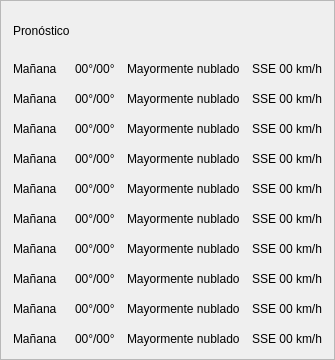
           <widget class="QFrame" name="frame_forecast">
            <property name="sizePolicy">
             <sizepolicy hsizetype="Fixed" vsizetype="Fixed">
              <horstretch>0</horstretch>
              <verstretch>0</verstretch>
             </sizepolicy>
            </property>
            <property name="minimumSize">
             <size>
              <width>335</width>
              <height>360</height>
             </size>
            </property>
            <property name="maximumSize">
             <size>
              <width>335</width>
              <height>360</height>
             </size>
            </property>
            <property name="frameShape">
             <enum>QFrame::StyledPanel</enum>
            </property>
            <property name="frameShadow">
             <enum>QFrame::Raised</enum>
            </property>
            <layout class="QGridLayout" name="gridLayout_7">
             <property name="leftMargin">
              <number>10</number>
             </property>
             <property name="topMargin">
              <number>10</number>
             </property>
             <property name="rightMargin">
              <number>10</number>
             </property>
             <property name="bottomMargin">
              <number>10</number>
             </property>
             <property name="spacing">
              <number>10</number>
             </property>
             <item row="1" column="2">
              <widget class="QLabel" name="state_day1">
               <property name="sizePolicy">
                <sizepolicy hsizetype="Fixed" vsizetype="Fixed">
                 <horstretch>0</horstretch>
                 <verstretch>0</verstretch>
                </sizepolicy>
               </property>
               <property name="minimumSize">
                <size>
                 <width>100</width>
                 <height>20</height>
                </size>
               </property>
               <property name="text">
                <string>Mayormente nublado</string>
               </property>
              </widget>
             </item>
             <item row="5" column="2">
              <widget class="QLabel" name="state_day5">
               <property name="sizePolicy">
                <sizepolicy hsizetype="Fixed" vsizetype="Fixed">
                 <horstretch>0</horstretch>
                 <verstretch>0</verstretch>
                </sizepolicy>
               </property>
               <property name="minimumSize">
                <size>
                 <width>100</width>
                 <height>20</height>
                </size>
               </property>
               <property name="text">
                <string>Mayormente nublado</string>
               </property>
              </widget>
             </item>
             <item row="6" column="2">
              <widget class="QLabel" name="state_day6">
               <property name="sizePolicy">
                <sizepolicy hsizetype="Fixed" vsizetype="Fixed">
                 <horstretch>0</horstretch>
                 <verstretch>0</verstretch>
                </sizepolicy>
               </property>
               <property name="minimumSize">
                <size>
                 <width>100</width>
                 <height>20</height>
                </size>
               </property>
               <property name="text">
                <string>Mayormente nublado</string>
               </property>
              </widget>
             </item>
             <item row="8" column="1">
              <widget class="QLabel" name="maxmin_day8">
               <property name="sizePolicy">
                <sizepolicy hsizetype="Fixed" vsizetype="Fixed">
                 <horstretch>0</horstretch>
                 <verstretch>0</verstretch>
                </sizepolicy>
               </property>
               <property name="minimumSize">
                <size>
                 <width>35</width>
                 <height>20</height>
                </size>
               </property>
               <property name="text">
                <string>00°/00°</string>
               </property>
              </widget>
             </item>
             <item row="6" column="1">
              <widget class="QLabel" name="maxmin_day6">
               <property name="sizePolicy">
                <sizepolicy hsizetype="Fixed" vsizetype="Fixed">
                 <horstretch>0</horstretch>
                 <verstretch>0</verstretch>
                </sizepolicy>
               </property>
               <property name="minimumSize">
                <size>
                 <width>35</width>
                 <height>20</height>
                </size>
               </property>
               <property name="text">
                <string>00°/00°</string>
               </property>
              </widget>
             </item>
             <item row="7" column="1">
              <widget class="QLabel" name="maxmin_day7">
               <property name="sizePolicy">
                <sizepolicy hsizetype="Fixed" vsizetype="Fixed">
                 <horstretch>0</horstretch>
                 <verstretch>0</verstretch>
                </sizepolicy>
               </property>
               <property name="minimumSize">
                <size>
                 <width>35</width>
                 <height>20</height>
                </size>
               </property>
               <property name="text">
                <string>00°/00°</string>
               </property>
              </widget>
             </item>
             <item row="9" column="1">
              <widget class="QLabel" name="maxmin_day9">
               <property name="sizePolicy">
                <sizepolicy hsizetype="Fixed" vsizetype="Fixed">
                 <horstretch>0</horstretch>
                 <verstretch>0</verstretch>
                </sizepolicy>
               </property>
               <property name="minimumSize">
                <size>
                 <width>35</width>
                 <height>20</height>
                </size>
               </property>
               <property name="text">
                <string>00°/00°</string>
               </property>
              </widget>
             </item>
             <item row="4" column="1">
              <widget class="QLabel" name="maxmin_day4">
               <property name="sizePolicy">
                <sizepolicy hsizetype="Fixed" vsizetype="Fixed">
                 <horstretch>0</horstretch>
                 <verstretch>0</verstretch>
                </sizepolicy>
               </property>
               <property name="minimumSize">
                <size>
                 <width>35</width>
                 <height>20</height>
                </size>
               </property>
               <property name="text">
                <string>00°/00°</string>
               </property>
              </widget>
             </item>
             <item row="5" column="1">
              <widget class="QLabel" name="maxmin_day5">
               <property name="sizePolicy">
                <sizepolicy hsizetype="Fixed" vsizetype="Fixed">
                 <horstretch>0</horstretch>
                 <verstretch>0</verstretch>
                </sizepolicy>
               </property>
               <property name="minimumSize">
                <size>
                 <width>35</width>
                 <height>20</height>
                </size>
               </property>
               <property name="text">
                <string>00°/00°</string>
               </property>
              </widget>
             </item>
             <item row="8" column="2">
              <widget class="QLabel" name="state_day8">
               <property name="sizePolicy">
                <sizepolicy hsizetype="Fixed" vsizetype="Fixed">
                 <horstretch>0</horstretch>
                 <verstretch>0</verstretch>
                </sizepolicy>
               </property>
               <property name="minimumSize">
                <size>
                 <width>100</width>
                 <height>20</height>
                </size>
               </property>
               <property name="text">
                <string>Mayormente nublado</string>
               </property>
              </widget>
             </item>
             <item row="4" column="2">
              <widget class="QLabel" name="state_day4">
               <property name="sizePolicy">
                <sizepolicy hsizetype="Fixed" vsizetype="Fixed">
                 <horstretch>0</horstretch>
                 <verstretch>0</verstretch>
                </sizepolicy>
               </property>
               <property name="minimumSize">
                <size>
                 <width>100</width>
                 <height>20</height>
                </size>
               </property>
               <property name="text">
                <string>Mayormente nublado</string>
               </property>
              </widget>
             </item>
             <item row="7" column="2">
              <widget class="QLabel" name="state_day7">
               <property name="sizePolicy">
                <sizepolicy hsizetype="Fixed" vsizetype="Fixed">
                 <horstretch>0</horstretch>
                 <verstretch>0</verstretch>
                </sizepolicy>
               </property>
               <property name="minimumSize">
                <size>
                 <width>100</width>
                 <height>20</height>
                </size>
               </property>
               <property name="text">
                <string>Mayormente nublado</string>
               </property>
              </widget>
             </item>
             <item row="3" column="2">
              <widget class="QLabel" name="state_day3">
               <property name="sizePolicy">
                <sizepolicy hsizetype="Fixed" vsizetype="Fixed">
                 <horstretch>0</horstretch>
                 <verstretch>0</verstretch>
                </sizepolicy>
               </property>
               <property name="minimumSize">
                <size>
                 <width>100</width>
                 <height>20</height>
                </size>
               </property>
               <property name="text">
                <string>Mayormente nublado</string>
               </property>
              </widget>
             </item>
             <item row="9" column="2">
              <widget class="QLabel" name="state_day9">
               <property name="sizePolicy">
                <sizepolicy hsizetype="Fixed" vsizetype="Fixed">
                 <horstretch>0</horstretch>
                 <verstretch>0</verstretch>
                </sizepolicy>
               </property>
               <property name="minimumSize">
                <size>
                 <width>100</width>
                 <height>20</height>
                </size>
               </property>
               <property name="text">
                <string>Mayormente nublado</string>
               </property>
              </widget>
             </item>
             <item row="2" column="2">
              <widget class="QLabel" name="state_day2">
               <property name="sizePolicy">
                <sizepolicy hsizetype="Fixed" vsizetype="Fixed">
                 <horstretch>0</horstretch>
                 <verstretch>0</verstretch>
                </sizepolicy>
               </property>
               <property name="minimumSize">
                <size>
                 <width>100</width>
                 <height>20</height>
                </size>
               </property>
               <property name="text">
                <string>Mayormente nublado</string>
               </property>
              </widget>
             </item>
             <item row="8" column="0">
              <widget class="QLabel" name="label_day8">
               <property name="sizePolicy">
                <sizepolicy hsizetype="Fixed" vsizetype="Fixed">
                 <horstretch>0</horstretch>
                 <verstretch>0</verstretch>
                </sizepolicy>
               </property>
               <property name="minimumSize">
                <size>
                 <width>50</width>
                 <height>20</height>
                </size>
               </property>
               <property name="text">
                <string>Mañana</string>
               </property>
              </widget>
             </item>
             <item row="5" column="0">
              <widget class="QLabel" name="label_day5">
               <property name="sizePolicy">
                <sizepolicy hsizetype="Fixed" vsizetype="Fixed">
                 <horstretch>0</horstretch>
                 <verstretch>0</verstretch>
                </sizepolicy>
               </property>
               <property name="minimumSize">
                <size>
                 <width>50</width>
                 <height>20</height>
                </size>
               </property>
               <property name="text">
                <string>Mañana</string>
               </property>
              </widget>
             </item>
             <item row="6" column="0">
              <widget class="QLabel" name="label_day6">
               <property name="sizePolicy">
                <sizepolicy hsizetype="Fixed" vsizetype="Fixed">
                 <horstretch>0</horstretch>
                 <verstretch>0</verstretch>
                </sizepolicy>
               </property>
               <property name="minimumSize">
                <size>
                 <width>50</width>
                 <height>20</height>
                </size>
               </property>
               <property name="text">
                <string>Mañana</string>
               </property>
              </widget>
             </item>
             <item row="10" column="0">
              <widget class="QLabel" name="label_day10">
               <property name="sizePolicy">
                <sizepolicy hsizetype="Fixed" vsizetype="Fixed">
                 <horstretch>0</horstretch>
                 <verstretch>0</verstretch>
                </sizepolicy>
               </property>
               <property name="minimumSize">
                <size>
                 <width>50</width>
                 <height>20</height>
                </size>
               </property>
               <property name="text">
                <string>Mañana</string>
               </property>
              </widget>
             </item>
             <item row="7" column="0">
              <widget class="QLabel" name="label_day7">
               <property name="sizePolicy">
                <sizepolicy hsizetype="Fixed" vsizetype="Fixed">
                 <horstretch>0</horstretch>
                 <verstretch>0</verstretch>
                </sizepolicy>
               </property>
               <property name="minimumSize">
                <size>
                 <width>50</width>
                 <height>20</height>
                </size>
               </property>
               <property name="text">
                <string>Mañana</string>
               </property>
              </widget>
             </item>
             <item row="9" column="0">
              <widget class="QLabel" name="label_day9">
               <property name="sizePolicy">
                <sizepolicy hsizetype="Fixed" vsizetype="Fixed">
                 <horstretch>0</horstretch>
                 <verstretch>0</verstretch>
                </sizepolicy>
               </property>
               <property name="minimumSize">
                <size>
                 <width>50</width>
                 <height>20</height>
                </size>
               </property>
               <property name="text">
                <string>Mañana</string>
               </property>
              </widget>
             </item>
             <item row="10" column="1">
              <widget class="QLabel" name="maxmin_day10">
               <property name="sizePolicy">
                <sizepolicy hsizetype="Fixed" vsizetype="Fixed">
                 <horstretch>0</horstretch>
                 <verstretch>0</verstretch>
                </sizepolicy>
               </property>
               <property name="minimumSize">
                <size>
                 <width>35</width>
                 <height>20</height>
                </size>
               </property>
               <property name="text">
                <string>00°/00°</string>
               </property>
              </widget>
             </item>
             <item row="2" column="1">
              <widget class="QLabel" name="maxmin_day2">
               <property name="sizePolicy">
                <sizepolicy hsizetype="Fixed" vsizetype="Fixed">
                 <horstretch>0</horstretch>
                 <verstretch>0</verstretch>
                </sizepolicy>
               </property>
               <property name="minimumSize">
                <size>
                 <width>35</width>
                 <height>20</height>
                </size>
               </property>
               <property name="text">
                <string>00°/00°</string>
               </property>
              </widget>
             </item>
             <item row="3" column="1">
              <widget class="QLabel" name="maxmin_day3">
               <property name="sizePolicy">
                <sizepolicy hsizetype="Fixed" vsizetype="Fixed">
                 <horstretch>0</horstretch>
                 <verstretch>0</verstretch>
                </sizepolicy>
               </property>
               <property name="minimumSize">
                <size>
                 <width>35</width>
                 <height>20</height>
                </size>
               </property>
               <property name="text">
                <string>00°/00°</string>
               </property>
              </widget>
             </item>
             <item row="1" column="0">
              <widget class="QLabel" name="label_day1">
               <property name="sizePolicy">
                <sizepolicy hsizetype="Fixed" vsizetype="Fixed">
                 <horstretch>0</horstretch>
                 <verstretch>0</verstretch>
                </sizepolicy>
               </property>
               <property name="minimumSize">
                <size>
                 <width>50</width>
                 <height>20</height>
                </size>
               </property>
               <property name="text">
                <string>Mañana</string>
               </property>
              </widget>
             </item>
             <item row="2" column="0">
              <widget class="QLabel" name="label_day2">
               <property name="sizePolicy">
                <sizepolicy hsizetype="Fixed" vsizetype="Fixed">
                 <horstretch>0</horstretch>
                 <verstretch>0</verstretch>
                </sizepolicy>
               </property>
               <property name="minimumSize">
                <size>
                 <width>50</width>
                 <height>20</height>
                </size>
               </property>
               <property name="text">
                <string>Mañana</string>
               </property>
              </widget>
             </item>
             <item row="3" column="0">
              <widget class="QLabel" name="label_day3">
               <property name="sizePolicy">
                <sizepolicy hsizetype="Fixed" vsizetype="Fixed">
                 <horstretch>0</horstretch>
                 <verstretch>0</verstretch>
                </sizepolicy>
               </property>
               <property name="minimumSize">
                <size>
                 <width>50</width>
                 <height>20</height>
                </size>
               </property>
               <property name="text">
                <string>Mañana</string>
               </property>
              </widget>
             </item>
             <item row="4" column="0">
              <widget class="QLabel" name="label_day4">
               <property name="sizePolicy">
                <sizepolicy hsizetype="Fixed" vsizetype="Fixed">
                 <horstretch>0</horstretch>
                 <verstretch>0</verstretch>
                </sizepolicy>
               </property>
               <property name="minimumSize">
                <size>
                 <width>50</width>
                 <height>20</height>
                </size>
               </property>
               <property name="text">
                <string>Mañana</string>
               </property>
              </widget>
             </item>
             <item row="1" column="1">
              <widget class="QLabel" name="maxmin_day1">
               <property name="sizePolicy">
                <sizepolicy hsizetype="Fixed" vsizetype="Fixed">
                 <horstretch>0</horstretch>
                 <verstretch>0</verstretch>
                </sizepolicy>
               </property>
               <property name="minimumSize">
                <size>
                 <width>35</width>
                 <height>20</height>
                </size>
               </property>
               <property name="text">
                <string>00°/00°</string>
               </property>
              </widget>
             </item>
             <item row="10" column="2">
              <widget class="QLabel" name="state_day10">
               <property name="sizePolicy">
                <sizepolicy hsizetype="Fixed" vsizetype="Fixed">
                 <horstretch>0</horstretch>
                 <verstretch>0</verstretch>
                </sizepolicy>
               </property>
               <property name="minimumSize">
                <size>
                 <width>100</width>
                 <height>20</height>
                </size>
               </property>
               <property name="text">
                <string>Mayormente nublado</string>
               </property>
              </widget>
             </item>
             <item row="1" column="3">
              <widget class="QLabel" name="wind_day1">
               <property name="sizePolicy">
                <sizepolicy hsizetype="Fixed" vsizetype="Fixed">
                 <horstretch>0</horstretch>
                 <verstretch>0</verstretch>
                </sizepolicy>
               </property>
               <property name="minimumSize">
                <size>
                 <width>60</width>
                 <height>20</height>
                </size>
               </property>
               <property name="text">
                <string>SSE 00 km/h</string>
               </property>
              </widget>
             </item>
             <item row="2" column="3">
              <widget class="QLabel" name="wind_day2">
               <property name="sizePolicy">
                <sizepolicy hsizetype="Fixed" vsizetype="Fixed">
                 <horstretch>0</horstretch>
                 <verstretch>0</verstretch>
                </sizepolicy>
               </property>
               <property name="minimumSize">
                <size>
                 <width>60</width>
                 <height>20</height>
                </size>
               </property>
               <property name="text">
                <string>SSE 00 km/h</string>
               </property>
              </widget>
             </item>
             <item row="3" column="3">
              <widget class="QLabel" name="wind_day3">
               <property name="sizePolicy">
                <sizepolicy hsizetype="Fixed" vsizetype="Fixed">
                 <horstretch>0</horstretch>
                 <verstretch>0</verstretch>
                </sizepolicy>
               </property>
               <property name="minimumSize">
                <size>
                 <width>60</width>
                 <height>20</height>
                </size>
               </property>
               <property name="text">
                <string>SSE 00 km/h</string>
               </property>
              </widget>
             </item>
             <item row="4" column="3">
              <widget class="QLabel" name="wind_day4">
               <property name="sizePolicy">
                <sizepolicy hsizetype="Fixed" vsizetype="Fixed">
                 <horstretch>0</horstretch>
                 <verstretch>0</verstretch>
                </sizepolicy>
               </property>
               <property name="minimumSize">
                <size>
                 <width>60</width>
                 <height>20</height>
                </size>
               </property>
               <property name="text">
                <string>SSE 00 km/h</string>
               </property>
              </widget>
             </item>
             <item row="5" column="3">
              <widget class="QLabel" name="wind_day5">
               <property name="sizePolicy">
                <sizepolicy hsizetype="Fixed" vsizetype="Fixed">
                 <horstretch>0</horstretch>
                 <verstretch>0</verstretch>
                </sizepolicy>
               </property>
               <property name="minimumSize">
                <size>
                 <width>60</width>
                 <height>20</height>
                </size>
               </property>
               <property name="text">
                <string>SSE 00 km/h</string>
               </property>
              </widget>
             </item>
             <item row="6" column="3">
              <widget class="QLabel" name="wind_day6">
               <property name="sizePolicy">
                <sizepolicy hsizetype="Fixed" vsizetype="Fixed">
                 <horstretch>0</horstretch>
                 <verstretch>0</verstretch>
                </sizepolicy>
               </property>
               <property name="minimumSize">
                <size>
                 <width>60</width>
                 <height>20</height>
                </size>
               </property>
               <property name="text">
                <string>SSE 00 km/h</string>
               </property>
              </widget>
             </item>
             <item row="7" column="3">
              <widget class="QLabel" name="wind_day7">
               <property name="sizePolicy">
                <sizepolicy hsizetype="Fixed" vsizetype="Fixed">
                 <horstretch>0</horstretch>
                 <verstretch>0</verstretch>
                </sizepolicy>
               </property>
               <property name="minimumSize">
                <size>
                 <width>60</width>
                 <height>20</height>
                </size>
               </property>
               <property name="text">
                <string>SSE 00 km/h</string>
               </property>
              </widget>
             </item>
             <item row="8" column="3">
              <widget class="QLabel" name="wind_day8">
               <property name="sizePolicy">
                <sizepolicy hsizetype="Fixed" vsizetype="Fixed">
                 <horstretch>0</horstretch>
                 <verstretch>0</verstretch>
                </sizepolicy>
               </property>
               <property name="minimumSize">
                <size>
                 <width>60</width>
                 <height>20</height>
                </size>
               </property>
               <property name="text">
                <string>SSE 00 km/h</string>
               </property>
              </widget>
             </item>
             <item row="9" column="3">
              <widget class="QLabel" name="wind_day9">
               <property name="sizePolicy">
                <sizepolicy hsizetype="Fixed" vsizetype="Fixed">
                 <horstretch>0</horstretch>
                 <verstretch>0</verstretch>
                </sizepolicy>
               </property>
               <property name="minimumSize">
                <size>
                 <width>60</width>
                 <height>20</height>
                </size>
               </property>
               <property name="text">
                <string>SSE 00 km/h</string>
               </property>
              </widget>
             </item>
             <item row="10" column="3">
              <widget class="QLabel" name="wind_day10">
               <property name="sizePolicy">
                <sizepolicy hsizetype="Fixed" vsizetype="Fixed">
                 <horstretch>0</horstretch>
                 <verstretch>0</verstretch>
                </sizepolicy>
               </property>
               <property name="minimumSize">
                <size>
                 <width>60</width>
                 <height>20</height>
                </size>
               </property>
               <property name="text">
                <string>SSE 00 km/h</string>
               </property>
              </widget>
             </item>
             <item row="0" column="0" colspan="4">
              <widget class="QLabel" name="label_forecast">
               <property name="sizePolicy">
                <sizepolicy hsizetype="Preferred" vsizetype="Fixed">
                 <horstretch>0</horstretch>
                 <verstretch>0</verstretch>
                </sizepolicy>
               </property>
               <property name="minimumSize">
                <size>
                 <width>0</width>
                 <height>40</height>
                </size>
               </property>
               <property name="maximumSize">
                <size>
                 <width>16777215</width>
                 <height>40</height>
                </size>
               </property>
               <property name="text">
                <string>Pronóstico</string>
               </property>
              </widget>
             </item>
            </layout>
           </widget>
